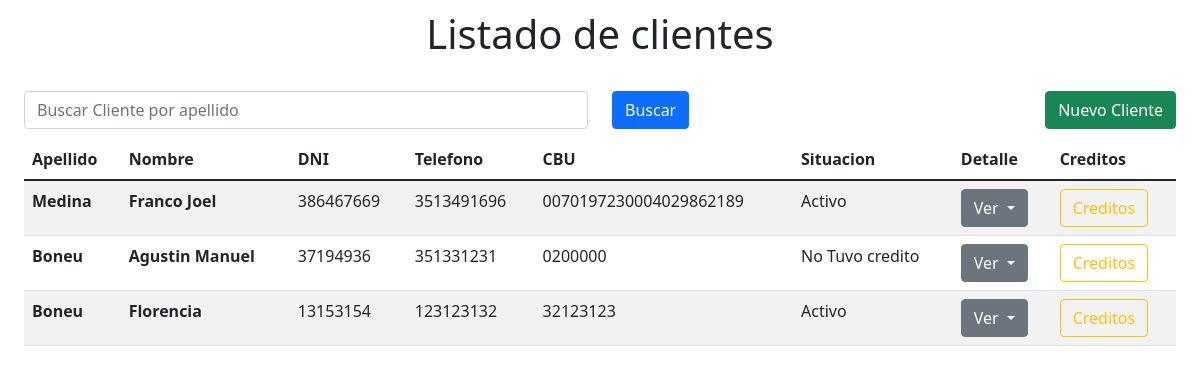
The app's page /cliente/list, older data.
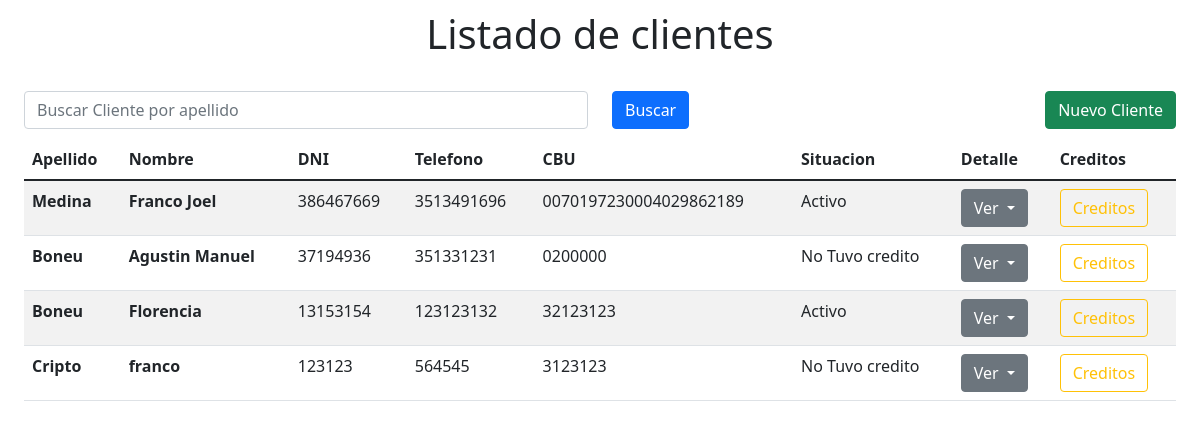
The same page, newer data.
### apps/cliente/models.py (models this page shows, shortened)
class Cliente(models.Model):
    ACTIVO = 'Activo'
    INACTIVO = 'No Tuvo credito'
    LIBRE = 'Sin Credito'
    JUICIO = 'En Juicio'
    SITUACION = (
        (ACTIVO, 'Con Credito Activo'),
        (LIBRE, 'Con Credito/s Finalizados'),
        (JUICIO, 'En Gestion Judicial'),
        (INACTIVO, 'Sin registro de creditos'),
    )
    BCRA = (
        ('1', 1),
        ('2', 2),
        ('3', 3),
        ('4', 4),
        ('5', 5),
    )
    nombres = models.CharField(max_length=100)
    apellidos = models.CharField(max_length=100)
    dni = models.CharField(max_length=10)
    direccion = models.CharField(max_length=70)
    fecha_nacimiento = models.DateField()
    telefono = models.CharField(max_length=20)
    cbu = models.CharField(max_length=30)
    tipo_empleo = models.CharField(max_length=20, choices=(
        ('Publico', 'Publico'),
        ('Privado', 'Privado')
    ),
        default='Publico')
    ocupacion = models.CharField(max_length=30)
    sueldo_bruto = models.FloatField(default=0)
    situacion = models.CharField(
        max_length=15, choices=SITUACION, default=ACTIVO)
    bcra = models.CharField(
        max_length=20, choices=BCRA, default=1
    )
    activo = models.BooleanField(default=True)
    embargo = models.BooleanField(default=False)
    juicios = models.TextField(default='Sin juicios')
    observacion = models.TextField(default='')

### apps/cliente/views.py (the view)
class ClienteListView(ListView):
    model = Cliente
    context_object_name = 'clientes'
    paginate_by = 10
    template_name = 'cliente/cliente_list.html'
    ordering = 'apellidos'
    def get_queryset(self):
        palabra_clave = self.request.GET.get("kword", '')
        lista = Cliente.objects.filter(
            apellidos__icontains=palabra_clave
        )
        return lista

### templates/cliente/cliente_list.html (shortened to what this page needs)
{% extends 'core/base.html' %}
{% block content %}
<div class="container">
    <div class="row" style="padding-top: 10px;">
        <h1 style="text-align: center;">Listado de clientes</h1>
    </div>
</div>
<div class="container-fluid">
    <form class="container-fluid" method="GET" style="margin-top: 25px;"> {% csrf_token %}
        <div class="row">
            <div class="col-6">
                <input id="kword" name="kword" class="form-control" type="text"
                    placeholder="Buscar Cliente por apellido">
            </div>
            <div class="col-2">
                <button class="btn btn-primary" type="submit">Buscar</button>
            </div>
            <div class="col-4" style="text-align: right;"><a class="btn btn-success" role="button"
                    href="{%url 'cliente_app:cliente_create'%}">Nuevo
                    Cliente</a>
            </div>
        </div>
    </form>
    <div class="container-fluid" style="margin-top:10px;">
        <table class="table table-striped">
            <thead>
                <tr>
                    <th scope="col">Apellido</th>
                    <th scope="col">Nombre</th>
                    <th scope="col">DNI</th>
                    <th scope="col">Telefono</th>
                    <th scope="col">CBU</th>
                    <th scope="col">Situacion</th>
                    <th scope="col">Detalle</th>
                    <th scope="col">Creditos</th>
                </tr>
            </thead>
            <tbody>
                {% for cliente in clientes %}
                <tr>
                    <th scope="row">{{cliente.apellidos}}</th>
                    <th style="white-space:nowrap"> {{cliente.nombres}}</th>
                    <td>{{cliente.dni}}</td>
                    <td>{{cliente.telefono}}</td>
                    <td>{{cliente.cbu}}</td>
                    <td>{{cliente.situacion}}</td>
                    <td>
                        <div class="dropdown">
                            <button class="btn btn-secondary dropdown-toggle" type="button" id="dropdownMenuButton1"
                                data-bs-toggle="dropdown" aria-expanded="false">
                                Ver
                            </button>
                        </div>
                    </td>
                    <td>
                        <a class="btn btn-outline-warning" role="button"
                            href="{%url 'credito_app:credito_list' cliente.id%}">Creditos</a>
                    </td>
                </tr>
                {% endfor %}
            </tbody>
        </table>
    </div>
</div>
{% endblock content %}

Row changes from the older to the newer data that the page shows:
added Cliente: apellidos "Cripto", nombres "franco", dni "123123", telefono "564545", cbu "3123123", situacion "No Tuvo credito"
